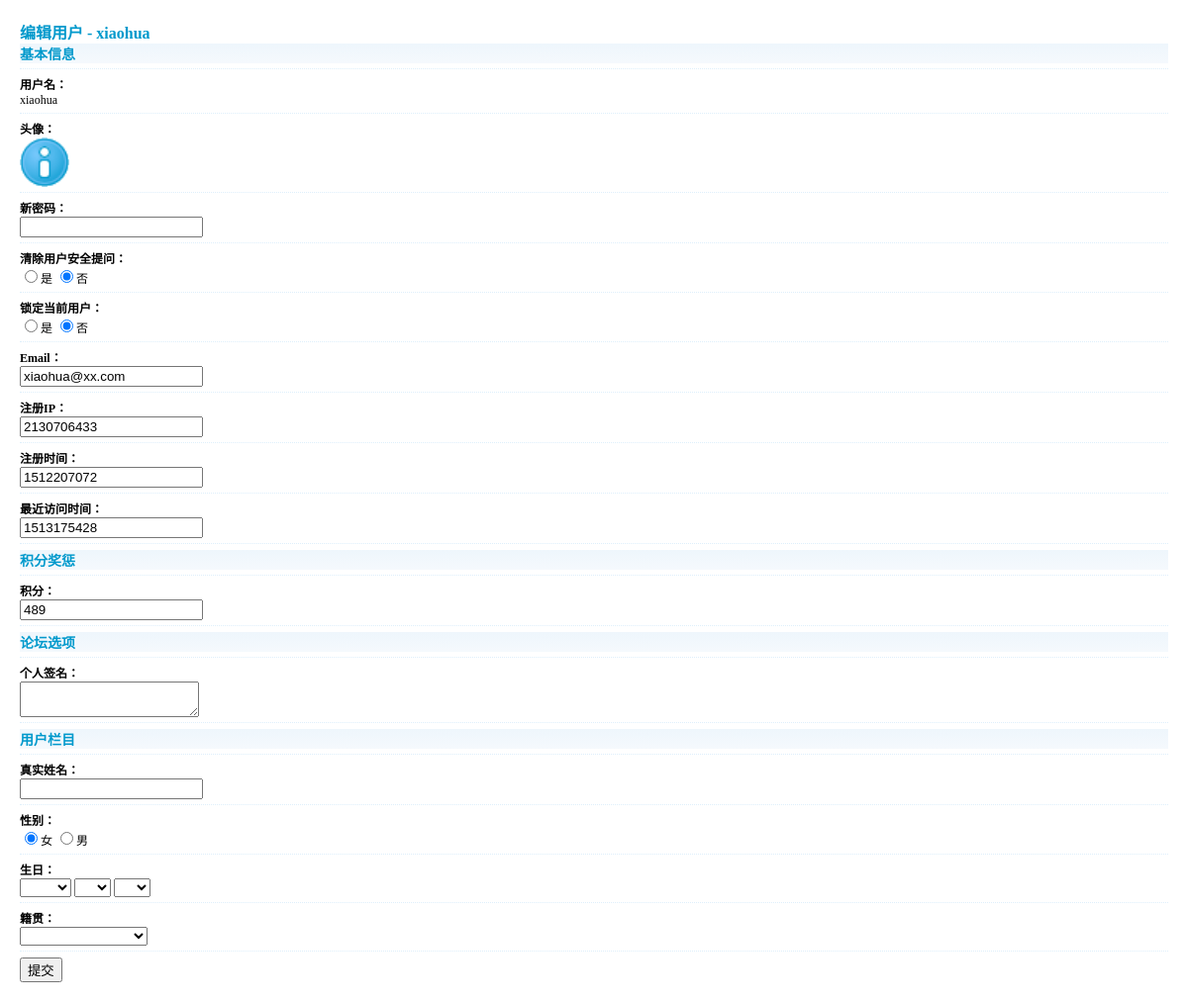
The app's page /adminUserMsg.php?uid=9&page=1 with its own data.
### tables this page shows
CREATE TABLE IF NOT EXISTS `bbs_user` (
  `uid` int(11) NOT NULL AUTO_INCREMENT,
  `username` char(16) NOT NULL COMMENT '账号',
  `password` char(32) NOT NULL COMMENT '密码（md5加密）',
  `email` char(30) NOT NULL COMMENT '邮箱',
  `undertype` tinyint(2) NOT NULL COMMENT '账号类型（1=管理员，0=普通用户）',
  `regtime` int(12) NOT NULL COMMENT '注册时间',
  `lasttime` int(12) NOT NULL COMMENT '最后登录时间',
  `regip` int(12) NOT NULL COMMENT '注册IP',
  `picture` varchar(255) NOT NULL DEFAULT 'public/img/avatarBlank.gif' COMMENT '头像',
  `grade` int(10) DEFAULT '0' COMMENT '积分',
  `problem` varchar(200) DEFAULT '0' COMMENT '查找密码问题',
  `result` varchar(200) DEFAULT NULL COMMENT '答案',
  `realname` char(50) DEFAULT NULL COMMENT '真实姓名',
  `sex` tinyint(4) DEFAULT '2' COMMENT '性别（1=男。2=女）',
  `birthday` varchar(20) DEFAULT NULL COMMENT '生日',
  `place` varchar(50) DEFAULT NULL COMMENT '所在地',
  `qq` char(13) DEFAULT NULL COMMENT 'QQ号码',
  `autograph` varchar(500) DEFAULT NULL COMMENT '个人签名',
  `errortimes` int(11) NOT NULL DEFAULT '0' COMMENT '登录时密码错误的次数',
  `allowlogin` tinyint(2) NOT NULL DEFAULT '0' COMMENT '是否允许登录（0=允许，1=不允许）',
  PRIMARY KEY (`uid`)
);

### adminUserMsg.php (called while the page is built, shortened)
<?php
$link = dbConnect('localhost' ,'root' ,'123123' ,'dbOne' , 'utf8');
$uid = $_GET['uid'];
$userMsg = dbSelect($link , 'bbs_user' , 'username , picture , allowlogin , email , regip , regtime , lasttime , grade , autograph , realname , sex , place' , "uid = $uid")[0];
$birthday = dbSelect($link , 'bbs_user' , 'birthday' , "uid = $uid")[0][0];
$birthday = explode('/' , $birthday);
display('adminUserMsg.html' , compact('userMsg' , 'birthday'));

### helper/mysql.php (called while the page is built, shortened)
<?php
function dbSelect($link,$table,$fields='*',$where=null,$orderby=null,$limit=null)
{
	$sql = "select $fields from $table";
	$where = parseWhere($where);
	if ($where) {
		$sql .= ' where ' . $where;
	}
	$result = mysqli_query($link,$sql);
	if ($result && mysqli_num_rows($result)) {
		return mysqli_fetch_all($result,MYSQLI_BOTH);
	}
	return false;
}
function parseWhere($where)
{
	if (is_array($where)) {
		return join(' and ',$where);
	} else if (is_string($where)) {
		return $where;
	} else {
		return null;
	}
}

### caches/admin/adminUserMsg_html.php (the view, shortened to what this page needs)
<html>
	<head>
		<link rel="stylesheet" type="text/css" href="../../public/css/adminUserMsg.css"/>
	</head>
	<body>
		<div class="title">
			编辑用户 - <?=$userMsg['username'];?>
		</div>
		<div class="titleLittle">
			基本信息
		</div>
		<hr />
		<form action = 'adminUserMsg.php' method="post">
			<b>用户名：</b><br />
			<?=$userMsg['username'];?>
			<hr />
			<b>头像：</b><br />
			<img src = "<?=$userMsg['picture'];?>" style = "width:50px; height:50px;"/>
			<hr />
			<b>新密码：</b><br />
			<input type = "password" name = "password"/>
			<hr />
			<b>清除用户安全提问：</b><br />
			<input type = "radio" name = "problem" value = "1"/>是
			<input type = "radio" name = "problem" value = "0" checked />否
			<hr />
			<b>锁定当前用户：</b><br />
			<?php if ($userMsg['allowlogin'] == '0'): ?>
			<input type = "radio" name = "allowLogin" value = "1"/>是
			<input type = "radio" name = "allowLogin" value = "0" checked />否
			<?php elseif ($userMsg['allowlogin'] == '1'): ?>
			<input type = "radio" name = "allowLogin" value = "1" checked />是
			<input type = "radio" name = "allowLogin" value = "0"/>否
			<?php endif; ?>
			<hr />
			<b>Email：</b><br />
			<input type = "text" name = "email" value = "<?=$userMsg['email'];?>"/>
			<hr />
			<b>注册IP：</b><br />
			<input type = "text" name = "regIp" value = "<?=$userMsg['regip'];?>"/>
			<hr />
			<b>注册时间：</b><br />
			<input type = "text" name = "regTime" value = "<?=$userMsg['regtime'];?>"/>
			<hr />
			<b>最近访问时间：</b><br />
			<input type = "text" name = "lastTime" value = "<?=$userMsg['lasttime'];?>"/>
			<hr />
			<div class="titleLittle">
			积分奖惩
			</div>
			<hr />
			<b>积分：</b><br />
			<input type = "text" name = "grade" value = "<?=$userMsg['grade'];?>"/>
			<hr />
			<div class="titleLittle">
			论坛选项
			</div>
			<hr />
			<b>个人签名：</b><br />
			<textarea name = "autoGraph" ><?=$userMsg['autograph'];?></textarea>
			<hr />
			<div class="titleLittle">
			用户栏目
			</div>
			<hr />
			<b>真实姓名：</b><br />
			<input type = "text" name = "realName" value = "<?=$userMsg['realname'];?>"/>
			<hr />
			<b>性别：</b><br />
			<?php if ($userMsg['sex'] == '1'): ?>
			<input type = "radio" name = "sex" value = "2"/>女
			<input type = "radio" name = "sex" value = "1" checked />男
			<?php elseif ($userMsg['sex'] == '2'): ?>
			<input type = "radio" name = "sex" value = "2" checked />女
			<input type = "radio" name = "sex" value = "1"/>男
			<?php endif; ?>
			<hr />
			<b>生日：</b><br />
			<select name="year">年
				<option value="<?=$birthday['0'];?>" selected  style="display:none;"><?=$birthday['0'];?></option>
				<?php for ($y = 1970 ; $y <= 2010 ; $y++):?>
				<option value=<?=$y;?>><?=$y;?></option>
				<?php endfor;?>
			</select>
			<select name="month">月
				<?php if (isset($birthday['1']) == true): ?>
				<option value="<?=$birthday['1'];?>" selected  style="display:none;"><?=$birthday['1'];?></option>
				<?php else: ?>
				<option selected  style="display:none;"></option>
				<?php endif; ?>
				<?php for ($m = 1 ; $m <= 12 ; $m++):?>
				<option value=<?=$m;?>><?=$m;?></option>
				<?php endfor;?>
			</select>
			<select name="day">日
				<?php if (isset($birthday['2']) == true): ?>
				<option value="<?=$birthday['2'];?>" selected  style="display:none;"><?=$birthday['2'];?></option>
				<?php else: ?>
				<option selected  style="display:none;"></option>
				<?php endif; ?>
				<?php for ($d = 1 ; $d <= 31 ; $d++):?>
				<option value=<?=$d;?>><?=$d;?></option>
				<?php endfor;?>
			</select>
			<hr />
			<b>籍贯：</b><br />
			<select name="place">
				<option value="<?=$userMsg['place'];?>" selected  style="display:none;"><?=$userMsg['place'];?></option>
				<option value="北京市">北京市</option>
			</select>
			<hr />
			<button>提交</button>
		</form>
	</body>
</html>

### public/css/adminUserMsg.css (style rules this page uses)
body { margin:20px; font-size:12px; }
.title { color:#0099CC; font-weight:bolder; font-size:16px; }
.titleLittle { color:#0099CC; font-weight:bolder; font-size:14px; height:20px; background:-webkit-gradient(linear, 0% 0%, 0% 100%,from(#EEF6FC), to(#F5F9FD)); }
hr { height:1px; border:none; border-top:1px dotted #DEEFFB; margin:5px auto 5px; }

### records on screen
bbs_user: username "xiaohua", picture (picture), email "xiaohua@xx.com", regIp "2130706433", regTime "1512207072", lastTime "1513175428", grade "489"
